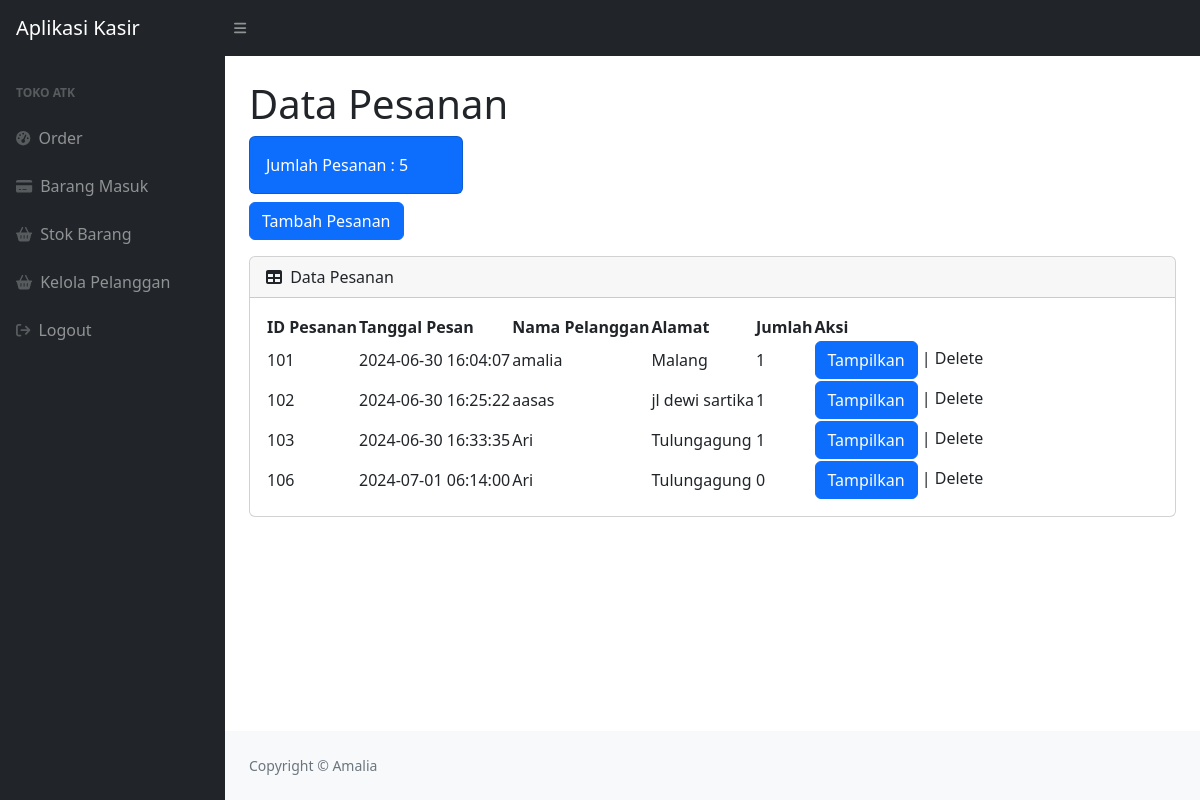
The app's page /index.php (signed in) with its own data.
### tables this page shows
CREATE TABLE `pesanan` (
  `id_pesanan` int NOT NULL,
  `tgl_pesan` timestamp NOT NULL DEFAULT CURRENT_TIMESTAMP,
  `id_pelanggan` int NOT NULL
);

CREATE TABLE `pelanggan` (
  `id_pelanggan` int NOT NULL,
  `nama_pelanggan` varchar(30) NOT NULL,
  `notelp` varchar(18) NOT NULL,
  `alamat` varchar(50) NOT NULL
);

### index.php (the view, shortened to what this page needs)
<?php
require 'ceklogin.php';
$h1 = mysqli_query($koneksi, "SELECT * FROM pesanan");
$h2 = mysqli_num_rows($h1);
?>
<!DOCTYPE html>
<html lang="en">
    <head>
        <link href="https://cdn.jsdelivr.net/npm/simple-datatables@7.1.2/dist/style.min.css" rel="stylesheet" />
        <link href="css/styles.css" rel="stylesheet" />
    </head>
    <body class="sb-nav-fixed">
        <nav class="sb-topnav navbar navbar-expand navbar-dark bg-dark">
            <a class="navbar-brand ps-3" href="index.php">Aplikasi Kasir</a>
            <button class="btn btn-link btn-sm order-1 order-lg-0 me-4 me-lg-0" id="sidebarToggle" href="#!"><i class="fas fa-bars"></i></button>
        </nav>
        <div id="layoutSidenav">
            <div id="layoutSidenav_nav">
                <nav class="sb-sidenav accordion sb-sidenav-dark" id="sidenavAccordion">
                    <div class="sb-sidenav-menu">
                        <div class="nav">
                            <div class="sb-sidenav-menu-heading">Toko ATK</div>
                            <a class="nav-link" href="index.php">
                                <div class="sb-nav-link-icon"><i class="fas fa-tachometer-alt"></i></div>
                                Order
                            </a>
                            <a class="nav-link" href="masuk.php">
                                <div class="sb-nav-link-icon"><i class="fa fa-credit-card" aria-hidden="true"></i></div>
                                Barang Masuk
                            </a>
                            <a class="nav-link" href="stok.php">
                                <div class="sb-nav-link-icon"><i class="fa fa-shopping-basket" aria-hidden="true"></i></div>
                                Stok Barang
                            </a>
                            <a class="nav-link" href="pelanggan.php">
                                <div class="sb-nav-link-icon"><i class="fa fa-shopping-basket" aria-hidden="true"></i></div>
                                Kelola Pelanggan
                            </a>
                            <a class="nav-link" href="logout.php">
                                <div class="sb-nav-link-icon"><i class="fa fa-sign-out" aria-hidden="true"></i></div>
                                Logout
                            </a>
                        </div>
                    </div>
                </nav>
            </div>
            <div id="layoutSidenav_content">
                <main>
                    <div class="container-fluid px-4">
                        <h1 class="mt-4">Data Pesanan</h1>
                        <div class="row">
                            <div class="col-xl-3 col-md-6">
                                <div class="card bg-primary text-white mb-2">
                                    <div class="card-body">Jumlah Pesanan : <?= $h2; ?></div>
                                </div>
                                <div>
                                    <button type="button" class="btn btn-primary" data-bs-toggle="modal" data-bs-target="#myModal">
                                        Tambah Pesanan
                                    </button>
                                </div>
                            </div>
                        </div>
                        <div class="card mt-3 mb-4">
                            <div class="card-header">
                                <i class="fas fa-table me-1"></i>
                                Data Pesanan
                            </div>
                            <div class="card-body">
                                <table id="datatablesSimple">
                                    <thead>
                                        <tr>
                                            <th>ID Pesanan</th>
                                            <th>Tanggal Pesan</th>
                                            <th>Nama Pelanggan</th>
                                            <th>Alamat</th>
                                            <th>Jumlah</th>
                                            <th>Aksi</th>
                                        </tr>
                                    </thead>
                                    <tbody>
                                        <?php
                                        $getpesanan = mysqli_query($koneksi, "SELECT * FROM pesanan p, pelanggan pl WHERE p.id_pelanggan=pl.id_pelanggan");
                                        while ($p = mysqli_fetch_array($getpesanan)) {
                                            $id_pesanan = $p['id_pesanan'];
                                            $tanggal = $p['tgl_pesan'];
                                            $nama_pelanggan = $p['nama_pelanggan'];
                                            $alamat = $p['alamat'];
                                            $hitungjumlah = mysqli_query($koneksi, "SELECT * FROM detail_pesanan WHERE id_pesanan='$id_pesanan'");
                                            $jumlah = mysqli_num_rows($hitungjumlah);
                                        ?>
                                            <tr>
                                                <td><?= $id_pesanan ?></td>
                                                <td><?= $tanggal; ?></td>
                                                <td><?= $nama_pelanggan; ?></td>
                                                <td><?= $alamat ?></td>
                                                <td><?= $jumlah ?></td>
                                                <td><a href="view.php?idp=<?= $id_pesanan; ?>" class="btn btn-primary" target="_blank">Tampilkan</a> | Delete</td>
                                            </tr>
                                        <?php
                                        };
                                        ?>
                                    </tbody>
                                </table>
                            </div>
                        </div>
                    </div>
                </main>
                <footer class="py-4 bg-light mt-auto">
                    <div class="container-fluid px-4">
                        <div class="d-flex align-items-center justify-content-between small">
                            <div class="text-muted">Copyright &copy; Amalia </div>
                        </div>
                    </div>
                </footer>
            </div>
        </div>
    </body>
</html>

### records on screen
pesanan: id_pesanan "101", tgl_pesan "2024-06-30 16:04:07", id_pelanggan.nama_pelanggan "amalia", id_pelanggan.alamat "Malang", jumlah "1"
pesanan: id_pesanan "102", tgl_pesan "2024-06-30 16:25:22", id_pelanggan.nama_pelanggan "aasas", id_pelanggan.alamat "jl dewi sartika", jumlah "1"
pesanan: id_pesanan "103", tgl_pesan "2024-06-30 16:33:35", id_pelanggan.nama_pelanggan "Ari", id_pelanggan.alamat "Tulungagung", jumlah "1"
pesanan: id_pesanan "106", tgl_pesan "2024-07-01 06:14:00", id_pelanggan.nama_pelanggan "Ari", id_pelanggan.alamat "Tulungagung", jumlah "0"

### other values on screen
$h2 "5"
